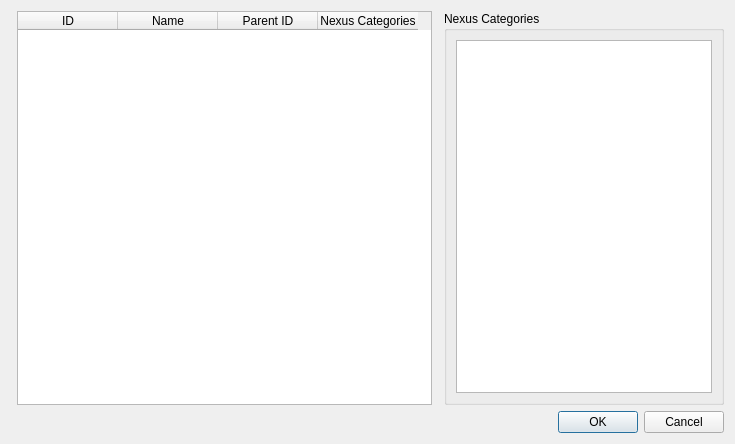
<?xml version="1.0" encoding="UTF-8"?>
<ui version="4.0">
 <class>CategoriesDialog</class>
 <widget class="QDialog" name="CategoriesDialog">
  <property name="geometry">
   <rect>
    <x>0</x>
    <y>0</y>
    <width>735</width>
    <height>444</height>
   </rect>
  </property>
  <property name="windowTitle">
   <string>Categories</string>
  </property>
  <layout class="QGridLayout" name="gridLayout">
   <item row="1" column="2" colspan="4">
    <widget class="QDialogButtonBox" name="buttonBox">
     <property name="orientation">
      <enum>Qt::Horizontal</enum>
     </property>
     <property name="standardButtons">
      <set>QDialogButtonBox::Cancel|QDialogButtonBox::Ok</set>
     </property>
    </widget>
   </item>
   <item row="0" column="3">
    <widget class="QTableWidget" name="categoriesTable">
     <property name="contextMenuPolicy">
      <enum>Qt::CustomContextMenu</enum>
     </property>
     <property name="acceptDrops">
      <bool>true</bool>
     </property>
     <property name="dragEnabled">
      <bool>false</bool>
     </property>
     <property name="dragDropOverwriteMode">
      <bool>false</bool>
     </property>
     <property name="dragDropMode">
      <enum>QAbstractItemView::DropOnly</enum>
     </property>
     <property name="defaultDropAction">
      <enum>Qt::IgnoreAction</enum>
     </property>
     <property name="selectionMode">
      <enum>QAbstractItemView::SingleSelection</enum>
     </property>
     <property name="selectionBehavior">
      <enum>QAbstractItemView::SelectRows</enum>
     </property>
     <property name="gridStyle">
      <enum>Qt::DashLine</enum>
     </property>
     <property name="wordWrap">
      <bool>false</bool>
     </property>
     <attribute name="horizontalHeaderVisible">
      <bool>true</bool>
     </attribute>
     <attribute name="horizontalHeaderMinimumSectionSize">
      <number>26</number>
     </attribute>
     <attribute name="horizontalHeaderDefaultSectionSize">
      <number>100</number>
     </attribute>
     <attribute name="horizontalHeaderHighlightSections">
      <bool>true</bool>
     </attribute>
     <attribute name="horizontalHeaderStretchLastSection">
      <bool>false</bool>
     </attribute>
     <attribute name="verticalHeaderVisible">
      <bool>true</bool>
     </attribute>
     <column>
      <property name="text">
       <string>ID</string>
      </property>
      <property name="toolTip">
       <string>Internal ID for the category.</string>
      </property>
      <property name="whatsThis">
       <string>Internal ID for the category. The categories a mod belongs to are stored by this ID. It is recommended you use new IDs for categories you add instead of re-using existing ones.</string>
      </property>
     </column>
     <column>
      <property name="text">
       <string>Name</string>
      </property>
      <property name="toolTip">
       <string>Name of the Categorie used for display.</string>
      </property>
      <property name="whatsThis">
       <string>Name of the Categorie used for display.</string>
      </property>
     </column>
     <column>
      <property name="text">
       <string>Parent ID</string>
      </property>
      <property name="toolTip">
       <string>If set, the category is defined as a sub-category of another one. Parent ID needs to be a valid category ID.</string>
      </property>
     </column>
     <column>
      <property name="text">
       <string>Nexus Categories</string>
      </property>
      <property name="toolTip">
       <string>Comma-Separated list of Nexus IDs to be matched to the internal ID.</string>
      </property>
      <property name="whatsThis">
       <string>&lt;!DOCTYPE HTML PUBLIC &quot;-//W3C//DTD HTML 4.0//EN&quot; &quot;http://www.w3.org/TR/REC-html40/strict.dtd&quot;&gt;
&lt;html&gt;&lt;head&gt;&lt;meta name=&quot;qrichtext&quot; content=&quot;1&quot; /&gt;&lt;style type=&quot;text/css&quot;&gt;
p, li { white-space: pre-wrap; }
&lt;/style&gt;&lt;/head&gt;&lt;body style=&quot; font-family:'MS Shell Dlg 2'; font-size:8.25pt; font-weight:400; font-style:normal;&quot;&gt;
&lt;p style=&quot; margin-top:0px; margin-bottom:0px; margin-left:0px; margin-right:0px; -qt-block-indent:0; text-indent:0px;&quot;&gt;&lt;span style=&quot; font-size:8pt;&quot;&gt;You can match one or multiple nexus categories to a internal ID. Whenever you download a mod from a Nexus Page, Mod Organizer will try to resolve the category defined on the Nexus to one available in MO.&lt;/span&gt;&lt;/p&gt;
&lt;p style=&quot;-qt-paragraph-type:empty; margin-top:0px; margin-bottom:0px; margin-left:0px; margin-right:0px; -qt-block-indent:0; text-indent:0px; font-size:8pt;&quot;&gt;&lt;/p&gt;
&lt;p style=&quot; margin-top:0px; margin-bottom:0px; margin-left:0px; margin-right:0px; -qt-block-indent:0; text-indent:0px;&quot;&gt;&lt;span style=&quot; font-size:8pt;&quot;&gt;To find out a category id used by the nexus, visit the categories list of the nexus page and hover over the links there.&lt;/span&gt;&lt;/p&gt;&lt;/body&gt;&lt;/html&gt;</string>
      </property>
     </column>
    </widget>
   </item>
   <item row="0" column="5">
    <widget class="QGroupBox" name="groupBox">
     <property name="layoutDirection">
      <enum>Qt::LeftToRight</enum>
     </property>
     <property name="title">
      <string>Nexus Categories</string>
     </property>
     <layout class="QVBoxLayout" name="verticalLayout">
      <item>
       <widget class="QListWidget" name="listWidget">
        <property name="sizePolicy">
         <sizepolicy hsizetype="Minimum" vsizetype="Expanding">
          <horstretch>0</horstretch>
          <verstretch>0</verstretch>
         </sizepolicy>
        </property>
        <property name="dragEnabled">
         <bool>true</bool>
        </property>
        <property name="dragDropMode">
         <enum>QAbstractItemView::DragOnly</enum>
        </property>
       </widget>
      </item>
     </layout>
    </widget>
   </item>
  </layout>
 </widget>
 <resources/>
 <connections>
  <connection>
   <sender>buttonBox</sender>
   <signal>accepted()</signal>
   <receiver>CategoriesDialog</receiver>
   <slot>accept()</slot>
   <hints>
    <hint type="sourcelabel">
     <x>248</x>
     <y>254</y>
    </hint>
    <hint type="destinationlabel">
     <x>157</x>
     <y>274</y>
    </hint>
   </hints>
  </connection>
  <connection>
   <sender>buttonBox</sender>
   <signal>rejected()</signal>
   <receiver>CategoriesDialog</receiver>
   <slot>reject()</slot>
   <hints>
    <hint type="sourcelabel">
     <x>316</x>
     <y>260</y>
    </hint>
    <hint type="destinationlabel">
     <x>286</x>
     <y>274</y>
    </hint>
   </hints>
  </connection>
 </connections>
</ui>
